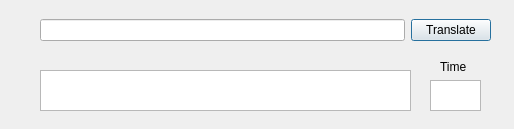
<?xml version="1.0" encoding="UTF-8"?>
<ui version="4.0">
 <class>ENtoZH</class>
 <widget class="QDialog" name="ENtoZH">
  <property name="geometry">
   <rect>
    <x>0</x>
    <y>0</y>
    <width>514</width>
    <height>129</height>
   </rect>
  </property>
  <property name="windowTitle">
   <string>Dialog</string>
  </property>
  <widget class="QWidget" name="horizontalLayoutWidget">
   <property name="geometry">
    <rect>
     <x>40</x>
     <y>10</y>
     <width>451</width>
     <height>41</height>
    </rect>
   </property>
   <layout class="QHBoxLayout" name="horizontalLayout">
    <item>
     <widget class="QLineEdit" name="lineEdit"/>
    </item>
    <item>
     <widget class="QPushButton" name="pushButton">
      <property name="text">
       <string>Translate</string>
      </property>
     </widget>
    </item>
   </layout>
  </widget>
  <widget class="QTextBrowser" name="textBrowser">
   <property name="geometry">
    <rect>
     <x>40</x>
     <y>70</y>
     <width>371</width>
     <height>41</height>
    </rect>
   </property>
  </widget>
  <widget class="QLabel" name="label">
   <property name="geometry">
    <rect>
     <x>440</x>
     <y>60</y>
     <width>47</width>
     <height>13</height>
    </rect>
   </property>
   <property name="text">
    <string>Time</string>
   </property>
  </widget>
  <widget class="QTextBrowser" name="textBrowser_2">
   <property name="geometry">
    <rect>
     <x>430</x>
     <y>80</y>
     <width>51</width>
     <height>31</height>
    </rect>
   </property>
  </widget>
 </widget>
 <resources/>
 <connections/>
</ui>
